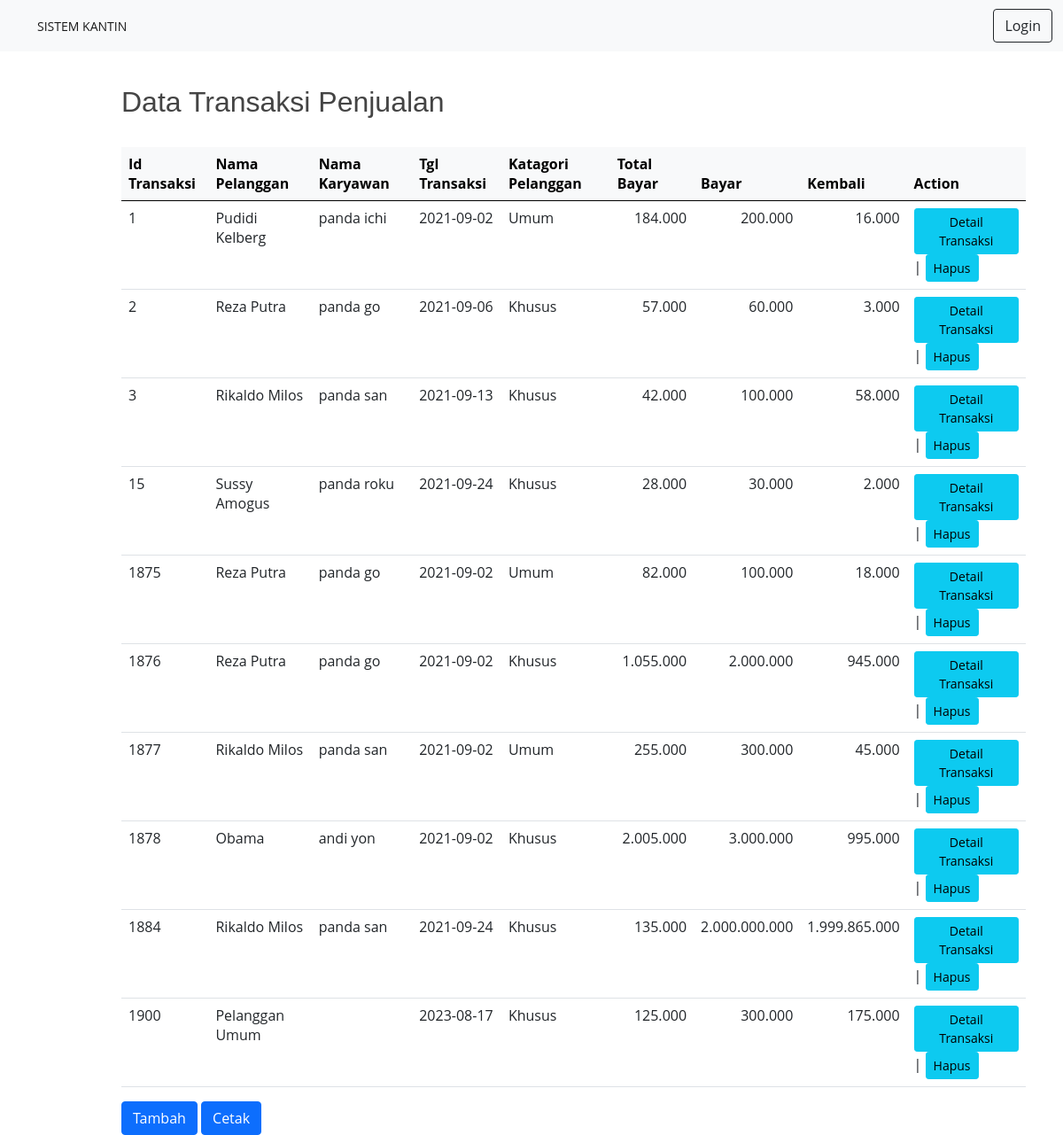
The app's page /error/viewtransaksi.php with its own data.
### tables this page shows
CREATE TABLE IF NOT EXISTS `tb_transaksi` (
  `idtransaksi` int(5) NOT NULL AUTO_INCREMENT,
  `tgltransaksi` date NOT NULL,
  `idpelanggan` int(4) NOT NULL,
  `kategoripelanggan` varchar(15) NOT NULL,
  `totalbayar` double DEFAULT NULL,
  `bayar` double DEFAULT NULL,
  `kembali` double DEFAULT NULL,
  PRIMARY KEY (`idtransaksi`),
  KEY `idpelanggan` (`idpelanggan`)
);

CREATE TABLE IF NOT EXISTS `tb_pelanggan` (
  `idpelanggan` int(4) NOT NULL AUTO_INCREMENT,
  `namalengkap` varchar(50) NOT NULL,
  `alamat` varchar(100) NOT NULL,
  `telpon` varchar(15) NOT NULL,
  `usia` int(2) NOT NULL,
  `picture` varchar(255) NOT NULL,
  PRIMARY KEY (`idpelanggan`)
);

CREATE TABLE IF NOT EXISTS `tb_karyawan` (
  `idkaryawan` int(4) NOT NULL AUTO_INCREMENT,
  `namakaryawan` varchar(50) NOT NULL,
  `alamat` varchar(100) NOT NULL,
  `telpon` varchar(15) NOT NULL,
  PRIMARY KEY (`idkaryawan`)
);

### error/viewtransaksi.php (the view, shortened to what this page needs)
<?php
    include('../koneksi.php');
?>
<html>
    <head>
    <link href="https://cdn.jsdelivr.net/npm/bootstrap@5.1.0/dist/css/bootstrap.min.css" rel="stylesheet">
    <link rel="stylesheet" type="text/css" href="../style.css">
    </head>
<body>
    <nav class="navbar fixed-top navbar-light bg-light">
    <div class="container-fluid">
    <a class="navbar-brand" href="#">SISTEM KANTIN</a>
    <a href="#"><button type="button" class="btn btn-outline-dark">Login</button></a>
    </div>
    </nav>
        <div class="sidebar">
            <a href="../index.php">Home</a>
            <a href="viewkaryawan.php">Karyawan</a>
            <a href="viewpelanggan.php">Pelanggan</a>
            <a href="viewsupplier.php">Supplier</a>
            <a href="viewmenu.php">Menu</a>
            <a href="viewtransaksi.php">Transaksi</a>
        </div>
    <div class="container mt-5">
		<div class="row">
			<div class="col-1">
			</div>
		<div class="col-11 mt-4">
        <h2>Data Transaksi Penjualan</h2><br>
        <table class="table">
        <thead class="table-light">
        <tr>
            <th>Id Transaksi</th>
            <th>Nama Pelanggan</th>
            <th>Nama Karyawan</th>
            <th>Tgl Transaksi</th>
            <th>Katagori Pelanggan</th>
            <th>Total Bayar</th>
            <th>Bayar</th>
            <th>Kembali</th>
            <th>Action</th>
        </tr>
        </thead>
    <tbody>
        <?php
        $query = "SELECT tbt.*, tbp.namalengkap, tbk.namakaryawan FROM tb_transaksi tbt
                   LEFT JOIN tb_karyawan tbk on tbt.idpelanggan = tbk.idkaryawan
                   LEFT JOIN tb_pelanggan tbp on tbt.idpelanggan = tbp.idpelanggan";
        $result = mysqli_query($mysqli, $query);
        while($row = mysqli_fetch_assoc($result))
        {
        ?>
            <tr>
                <td><?php echo $row['idtransaksi']; ?></td>
                <td><?php echo $row['namalengkap']; ?></td>
                <td><?php echo $row['namakaryawan']; ?></td>
                <td><?php echo $row['tgltransaksi']; ?></td>
                <td><?php echo $row['kategoripelanggan']; ?></td>
                <td style="text-align: right"><?php echo number_format($row['totalbayar'],0,',','.'); ?></td>
                <td style="text-align: right"><?php echo number_format($row['bayar'],0,',','.'); ?></td>
                <td style="text-align: right"><?php echo number_format($row['kembali'],0,',','.'); ?></td>
                <td>
                    <a href="../add/transaksi_detail.php?idtransaksi=<?= $row['idtransaksi']; ?>">
                    <button class="btn btn-info btn-sm">Detail Transaksi</button></a> |
                    <a href="../delete/deletetransaksi.php?idtransaksi=<?php echo $row['idtransaksi']; ?>"
                            onclick="return confirm('anda yakin akan menghapus data ini?')">
                            <button class="btn btn-info btn-sm">Hapus</button></a>
                </td>
            </tr>
        <?php
        }
        ?>
    </tbody>
    </table>
    <a href="../add/transaksi.php"><button class="btn btn-primary">Tambah</button></a>
    <a href="../cetak/laporan_transaksi.php"><button class="btn btn-primary">Cetak</button></a>
    </div>
	</div>
</body>
</html>

### assets/css/style.css (style rules this page uses)
body { font-family: "Open Sans", sans-serif; color: #444444; }
a { color: #2487ce; text-decoration: none; }
h1, h2, h3, h4, h5, h6 { font-family: "Raleway", sans-serif; }
.navbar { padding: 0; }
.navbar a, .navbar a:focus { display: flex; align-items: center; justify-content: space-between; padding: 10px 0 10px 30px; font-size: 14px; color: #16507b; white-space: nowrap; transition: 0.3s; }

### records on screen
tb_transaksi: idtransaksi "1", idpelanggan.namalengkap "Pudidi Kelberg", tb_karyawan.namakaryawan "panda ichi", tgltransaksi "2021-09-02", kategoripelanggan "Umum", totalbayar "184.000", bayar "200.000", kembali "16.000"
tb_transaksi: idtransaksi "2", idpelanggan.namalengkap "Reza Putra", tb_karyawan.namakaryawan "panda go", tgltransaksi "2021-09-06", kategoripelanggan "Khusus", totalbayar "57.000", bayar "60.000", kembali "3.000"
tb_transaksi: idtransaksi "3", idpelanggan.namalengkap "Rikaldo Milos", tb_karyawan.namakaryawan "panda san", tgltransaksi "2021-09-13", kategoripelanggan "Khusus", totalbayar "42.000", bayar "100.000", kembali "58.000"
tb_transaksi: idtransaksi "15", idpelanggan.namalengkap "Sussy Amogus", tb_karyawan.namakaryawan "panda roku", tgltransaksi "2021-09-24", kategoripelanggan "Khusus", totalbayar "28.000", bayar "30.000", kembali "2.000"
tb_transaksi: idtransaksi "1875", idpelanggan.namalengkap "Reza Putra", tb_karyawan.namakaryawan "panda go", tgltransaksi "2021-09-02", kategoripelanggan "Umum", totalbayar "82.000", bayar "100.000", kembali "18.000"
tb_transaksi: idtransaksi "1876", idpelanggan.namalengkap "Reza Putra", tb_karyawan.namakaryawan "panda go", tgltransaksi "2021-09-02", kategoripelanggan "Khusus", totalbayar "1.055.000", bayar "2.000.000", kembali "945.000"
tb_transaksi: idtransaksi "1877", idpelanggan.namalengkap "Rikaldo Milos", tb_karyawan.namakaryawan "panda san", tgltransaksi "2021-09-02", kategoripelanggan "Umum", totalbayar "255.000", bayar "300.000", kembali "45.000"
tb_transaksi: idtransaksi "1878", idpelanggan.namalengkap "Obama", tb_karyawan.namakaryawan "andi yon", tgltransaksi "2021-09-02", kategoripelanggan "Khusus", totalbayar "2.005.000", bayar "3.000.000", kembali "995.000"
tb_transaksi: idtransaksi "1884", idpelanggan.namalengkap "Rikaldo Milos", tb_karyawan.namakaryawan "panda san", tgltransaksi "2021-09-24", kategoripelanggan "Khusus", totalbayar "135.000", bayar "2.000.000.000", kembali "1.999.865.000"
tb_transaksi: idtransaksi "1900", idpelanggan.namalengkap "Pelanggan Umum", tgltransaksi "2023-08-17", kategoripelanggan "Khusus", totalbayar "125.000", bayar "300.000", kembali "175.000"
